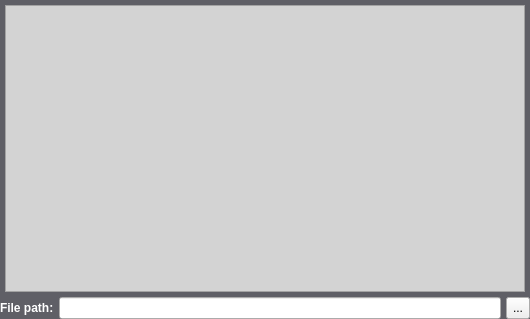
<?xml version="1.0" encoding="UTF-8"?>
<ui version="4.0">
 <class>DICOMFileSelectionEdit</class>
 <widget class="QWidget" name="DICOMFileSelectionEdit">
  <property name="geometry">
   <rect>
    <x>0</x>
    <y>0</y>
    <width>530</width>
    <height>319</height>
   </rect>
  </property>
  <property name="windowTitle">
   <string>Form</string>
  </property>
  <property name="windowIcon">
   <iconset resource="../res/yagit.qrc">
    <normaloff>:/logo.ico</normaloff>:/logo.ico</iconset>
  </property>
  <property name="styleSheet">
   <string notr="true">QWidget#DICOMFileSelectionEdit {
	border-radius:15px;
	border: 0px;
	background-color: #5F5F66;
}

QLabel {
	color: white;
}</string>
  </property>
  <layout class="QVBoxLayout" name="verticalLayout">
   <property name="spacing">
    <number>0</number>
   </property>
   <property name="leftMargin">
    <number>0</number>
   </property>
   <property name="topMargin">
    <number>0</number>
   </property>
   <property name="rightMargin">
    <number>0</number>
   </property>
   <property name="bottomMargin">
    <number>0</number>
   </property>
   <item>
    <layout class="QHBoxLayout" name="previewLayout">
     <property name="spacing">
      <number>0</number>
     </property>
     <property name="leftMargin">
      <number>5</number>
     </property>
     <property name="topMargin">
      <number>5</number>
     </property>
     <property name="rightMargin">
      <number>5</number>
     </property>
     <property name="bottomMargin">
      <number>5</number>
     </property>
     <item>
      <widget class="QGraphicsView" name="previewGraphicsView">
       <property name="sizePolicy">
        <sizepolicy hsizetype="Preferred" vsizetype="Expanding">
         <horstretch>0</horstretch>
         <verstretch>0</verstretch>
        </sizepolicy>
       </property>
       <property name="styleSheet">
        <string notr="true">QWidget{
	background-color: lightgray;
}</string>
       </property>
      </widget>
     </item>
    </layout>
   </item>
   <item>
    <layout class="QHBoxLayout" name="fileSelectionLayout">
     <property name="spacing">
      <number>5</number>
     </property>
     <item>
      <widget class="QLabel" name="fileSelectionLabel">
       <property name="sizePolicy">
        <sizepolicy hsizetype="Preferred" vsizetype="Preferred">
         <horstretch>0</horstretch>
         <verstretch>0</verstretch>
        </sizepolicy>
       </property>
       <property name="font">
        <font>
         <pointsize>9</pointsize>
         <weight>75</weight>
         <bold>true</bold>
        </font>
       </property>
       <property name="text">
        <string>File path:</string>
       </property>
       <property name="buddy">
        <cstring>fileSelectionLineEdit</cstring>
       </property>
      </widget>
     </item>
     <item>
      <widget class="QLineEdit" name="fileSelectionLineEdit"/>
     </item>
     <item>
      <widget class="QToolButton" name="fileSelectionToolButton">
       <property name="sizePolicy">
        <sizepolicy hsizetype="Fixed" vsizetype="Preferred">
         <horstretch>0</horstretch>
         <verstretch>0</verstretch>
        </sizepolicy>
       </property>
       <property name="text">
        <string>...</string>
       </property>
      </widget>
     </item>
    </layout>
   </item>
  </layout>
 </widget>
 <tabstops>
  <tabstop>fileSelectionLineEdit</tabstop>
  <tabstop>fileSelectionToolButton</tabstop>
 </tabstops>
 <resources>
  <include location="../res/yagit.qrc"/>
 </resources>
 <connections>
  <connection>
   <sender>fileSelectionLineEdit</sender>
   <signal>editingFinished()</signal>
   <receiver>DICOMFileSelectionEdit</receiver>
   <slot>onFilePathEditingFinished()</slot>
   <hints>
    <hint type="sourcelabel">
     <x>173</x>
     <y>305</y>
    </hint>
    <hint type="destinationlabel">
     <x>674</x>
     <y>301</y>
    </hint>
   </hints>
  </connection>
 </connections>
 <slots>
  <slot>onFilePathEditingFinished()</slot>
 </slots>
</ui>
